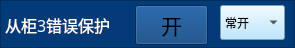
   <widget class="QFrame" name="frame_47">
    <property name="geometry">
     <rect>
      <x>620</x>
      <y>404</y>
      <width>295</width>
      <height>48</height>
     </rect>
    </property>
    <property name="styleSheet">
     <string notr="true">background-color: rgb(2, 59, 120);</string>
    </property>
    <property name="frameShape">
     <enum>QFrame::StyledPanel</enum>
    </property>
    <property name="frameShadow">
     <enum>QFrame::Raised</enum>
    </property>
    <widget class="QToolButton" name="toolButton_c3cwbh">
     <property name="geometry">
      <rect>
       <x>135</x>
       <y>5</y>
       <width>73</width>
       <height>40</height>
      </rect>
     </property>
     <property name="font">
      <font>
       <family>微软雅黑</family>
       <pointsize>16</pointsize>
      </font>
     </property>
     <property name="text">
      <string>开</string>
     </property>
     <property name="icon">
      <iconset>
       <normaloff>yb_off.png</normaloff>yb_off.png</iconset>
     </property>
     <property name="iconSize">
      <size>
       <width>66</width>
       <height>48</height>
      </size>
     </property>
    </widget>
    <widget class="QLabel" name="label_34">
     <property name="geometry">
      <rect>
       <x>5</x>
       <y>10</y>
       <width>111</width>
       <height>30</height>
      </rect>
     </property>
     <property name="font">
      <font>
       <family>微软雅黑</family>
       <pointsize>12</pointsize>
      </font>
     </property>
     <property name="styleSheet">
      <string notr="true">color: rgb(255, 255, 255);</string>
     </property>
     <property name="text">
      <string>从柜3错误保护</string>
     </property>
    </widget>
    <widget class="QComboBox" name="comboBox_c3cwbh">
     <property name="geometry">
      <rect>
       <x>220</x>
       <y>5</y>
       <width>65</width>
       <height>35</height>
      </rect>
     </property>
     <property name="styleSheet">
      <string notr="true">background-color: rgb(170, 225, 255);</string>
     </property>
     <item>
      <property name="text">
       <string>常开</string>
      </property>
     </item>
     <item>
      <property name="text">
       <string>常闭</string>
      </property>
     </item>
    </widget>
   </widget>
